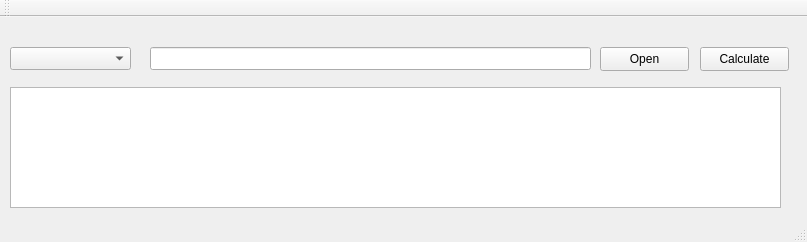
<?xml version="1.0" encoding="UTF-8"?>
<ui version="4.0">
 <class>MainWindow</class>
 <widget class="QMainWindow" name="MainWindow">
  <property name="geometry">
   <rect>
    <x>0</x>
    <y>0</y>
    <width>807</width>
    <height>242</height>
   </rect>
  </property>
  <property name="windowTitle">
   <string>Calculate File Hash</string>
  </property>
  <widget class="QWidget" name="centralWidget">
   <widget class="QPushButton" name="btn_open">
    <property name="geometry">
     <rect>
      <x>600</x>
      <y>30</y>
      <width>89</width>
      <height>24</height>
     </rect>
    </property>
    <property name="text">
     <string>Open</string>
    </property>
   </widget>
   <widget class="QLineEdit" name="lineEdit">
    <property name="geometry">
     <rect>
      <x>150</x>
      <y>30</y>
      <width>441</width>
      <height>23</height>
     </rect>
    </property>
   </widget>
   <widget class="QComboBox" name="comboBox">
    <property name="geometry">
     <rect>
      <x>10</x>
      <y>30</y>
      <width>121</width>
      <height>23</height>
     </rect>
    </property>
   </widget>
   <widget class="QPushButton" name="btn_calc">
    <property name="geometry">
     <rect>
      <x>700</x>
      <y>30</y>
      <width>89</width>
      <height>24</height>
     </rect>
    </property>
    <property name="text">
     <string>Calculate</string>
    </property>
   </widget>
   <widget class="QPlainTextEdit" name="plainTextEdit">
    <property name="geometry">
     <rect>
      <x>10</x>
      <y>70</y>
      <width>771</width>
      <height>121</height>
     </rect>
    </property>
   </widget>
  </widget>
  <widget class="QMenuBar" name="menuBar">
   <property name="geometry">
    <rect>
     <x>0</x>
     <y>0</y>
     <width>807</width>
     <height>25</height>
    </rect>
   </property>
  </widget>
  <widget class="QToolBar" name="mainToolBar">
   <attribute name="toolBarArea">
    <enum>TopToolBarArea</enum>
   </attribute>
   <attribute name="toolBarBreak">
    <bool>false</bool>
   </attribute>
  </widget>
  <widget class="QStatusBar" name="statusBar"/>
 </widget>
 <layoutdefault spacing="6" margin="11"/>
 <resources/>
 <connections/>
</ui>
